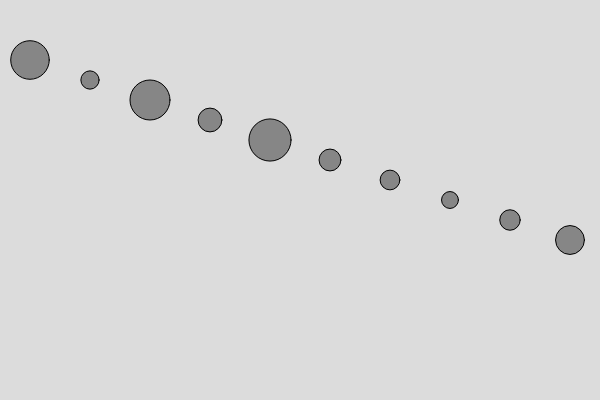
Frame 1 (no input)
Frame 60 (no input): identical to frame 1, image omitted
Frame 120 (the mouse pressed at the canvas centre since frame 60): identical to frame 1, image omitted

The p5.js sketch that drew this single still picture (run headless with seeded random() and noise() and a simulated clock; from frame 60 on, the mouse is pressed at the canvas centre):

// p5.js sketch
// ── sketch.js
let balls = []

function setup() {
  createCanvas(600, 400);
  
  for (let i = 0; i < 10; i ++) {
	const r = random(10,50);
    const b = new Ball(30 + 60*i, 60 + 20*i, r, 1);
    balls.push(b);
  }
  
}

// function mousePressed() {
//   let r = random(10,50);
//   let b = new Ball(mouseX, mouseY, r, 1);
//   balls.push(b);
// }

function mouseDragged(){  
  for (let i = 0; i < balls.length; i++){
    if (balls[i].rollover(mouseX, mouseY)){
      balls[i].move();
    }
  }
}

function draw() {
  background(220);
  
  // for ball in balls
  for (let i = 0; i < balls.length; i++){
    if (balls[i].rollover(mouseX, mouseY)){
      balls[i].changeColor();
    }
    else {
      balls[i].changeBack();
    }
    balls[i].display();
    //balls[i].move();
    //balls[i].bounce();
  }
}


// ── ball.js
class Ball {
    constructor (bx, by, br) {
      this.x = bx ;
      this.y = by ;
      this.r = br ;
      this.blue = 0;
    }
    
    rollover (px, py) {
      const d = dist(px, py, this.x, this.y);
      const val = d < this.r ;
      //print(val) ;
      return val ;
    }
    
    changeColor() {
      this.blue = 255 ;
    }
    
    changeBack() {
      this.blue = 0 ;
    }
    
    display() {
        fill(0,0,this.blue,100);
        ellipse(this.x, this.y, this.r, this.r);
      }
    
    move() {
      const offsetx = mouseX - this.x ;
      const offsety = mouseY - this.y ;
      
      this.x = this.x + offsetx ;
      this.y = this.y + offsety ;
      
    }
    
  } //end class Ball
